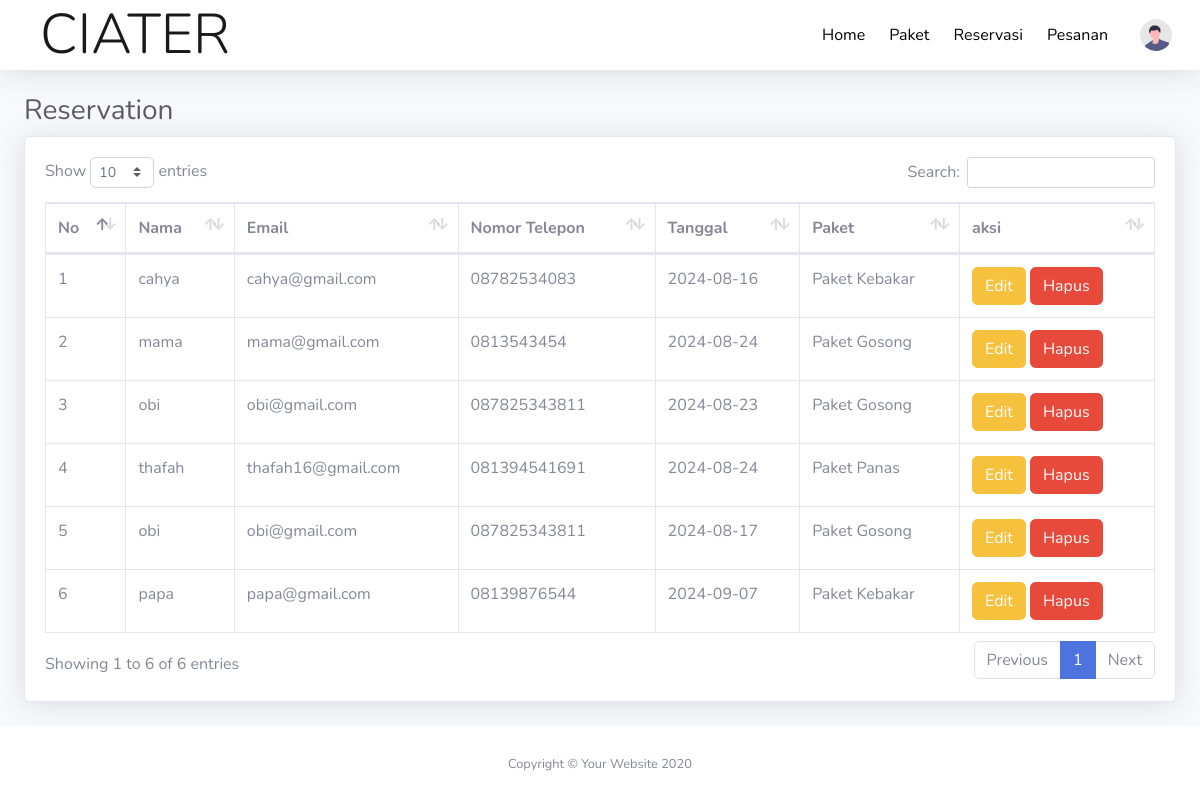
Screenshot of /reservation/reservation.php (signed in) with the database file from the repository.
### tables this page shows
CREATE TABLE `pesanan` (
  `id` int(10) NOT NULL,
  `nama` text NOT NULL,
  `email` varchar(64) NOT NULL,
  `telepon` varchar(20) NOT NULL,
  `tgl` varchar(10) NOT NULL,
  `banyaknya` text NOT NULL
);

### reservation/reservation.php (the view, shortened to what this page needs)
<?php
if (isset($_SESSION['ad'])) {
?>
<!DOCTYPE html>
<html lang="en">
<head>
    <link href="vendor/fontawesome-free/css/all.min.css" rel="stylesheet" type="text/css">
    <link href="css/sb-admin-2.min.css" rel="stylesheet">
    <link href="vendor/datatables/dataTables.bootstrap4.min.css" rel="stylesheet">
</head>
<body id="page-top">
    <div id="wrapper">
        <div id="content-wrapper" class="d-flex flex-column">
            <div id="content">
                <?php
                    include("topbar.php");
                    ?>
                <div class="container-fluid">
                    <h1 class="h3 mb-2 text-gray-800">Reservation</h1>
                    <div class="card shadow mb-4">
                        <div class="card-body">
                            <div class="table-responsive">
                                <table class="table table-bordered" id="dataTable" width="100%" cellspacing="0">
                                    <thead>
                                        <tr>
                                            <th>No</th>
                                            <th>Nama</th>
                                            <th>Email</th>
                                            <th>Nomor Telepon</th>
                                            <th>Tanggal</th>
                                            <th>Paket</th>
                                            <th>aksi</th>
                                        </tr>
                                    </thead>
                                    <tbody>
                                        <?php
                                            include("koneksi.php");
                                            $sql = "SELECT * FROM pesanan";
                                            $result = $conn->query($sql);
                                            $no = 1;
                                            if ($result->num_rows > 0) {
                                                while ($row = $result->fetch_assoc()) {
                                            ?>
                                        <tr>
                                            <td><?php echo $no++ ?></td>
                                            <td><?php echo $row["nama"] ?></td>
                                            <td><?php echo $row["email"] ?></td>
                                            <td><?php echo $row["telepon"] ?></td>
                                            <td><?php echo $row["tgl"] ?></td>
                                            <td><?php echo $row["banyaknya"] ?></td>
                                            <td>
                                                <a href="edit_topmenu.php?idx=<?php echo $row['id']; ?>"
                                                    class="btn btn-warning">Edit</a>
                                                <a href="delete_topmenu.php?idx=<?php echo $row['id']; ?>"
                                                    class="btn btn-danger"
                                                    onclick="return confirm('are you sure you want to delete this item?');">Hapus</a>
                                            </td>
                                        </tr>
                                        <?php
                                                }
                                            }
                                            ?>
                                    </tbody>
                                </table>
                            </div>
                        </div>
                    </div>
                </div>
            </div>
            <footer class="sticky-footer bg-white">
                <div class="container my-auto">
                    <div class="copyright text-center my-auto">
                        <span>Copyright &copy; Your Website 2020</span>
                    </div>
                </div>
            </footer>
        </div>
    </div>
</body>
</html>
<?php
} else {
    header("Location: reservation-member.php");
}
?>

### reservation/topbar.php (shortened to what this page needs)
<nav class="navbar navbar-expand navbar-light bg-white topbar mb-4 static-top shadow">
    <a href="../index.php" class="navbar-brand px-lg-4 m-0">
        <h1 class="m-0 display-4 text-uppercase text-blue">CIATER</h1>
    </a>
    <div class="container-fluid p-0 nav-bar">
        <ul class="navbar-nav ml-auto">
            <li class="nav-item">
                <a class="nav-link" style="color:black" href="../index.php">
                    Home
                </a>
            </li>
            <li class="nav-item">
                <a class="nav-link" style="color:black" href="../paket.php">
                    Paket
                </a>
            </li>
            <li class="nav-item">
                <a class="nav-link" style="color:black" href="../pesanan.php">
                    Reservasi
                </a>
            </li>
            <li class="nav-item">
                <a class="nav-link" style="color:black" href="reservation.php">
                    Pesanan
                </a>
            </li>
            <li class="nav-item dropdown no-arrow">
                <a class="nav-link dropdown-toggle" href="#" id="userDropdown" role="button" data-toggle="dropdown"
                    aria-haspopup="true" aria-expanded="false">
                    <img class="img-profile rounded-circle" src="img/undraw_profile.svg">
                </a>
            </li>
        </ul>
</nav>

### rows the page displays
pesanan: nama "cahya", email "cahya@gmail.com", telepon "08782534083", tgl "2024-08-16", banyaknya "Paket Kebakar"
pesanan: nama "mama", email "mama@gmail.com", telepon "0813543454", tgl "2024-08-24", banyaknya "Paket Gosong"
pesanan: nama "obi", email "obi@gmail.com", telepon "087825343811", tgl "2024-08-23", banyaknya "Paket Gosong"
pesanan: nama "thafah", email "thafah16@gmail.com", telepon "081394541691", tgl "2024-08-24", banyaknya "Paket Panas"
pesanan: nama "obi", email "obi@gmail.com", telepon "087825343811", tgl "2024-08-17", banyaknya "Paket Gosong"
pesanan: nama "papa", email "papa@gmail.com", telepon "08139876544", tgl "2024-09-07", banyaknya "Paket Kebakar"
